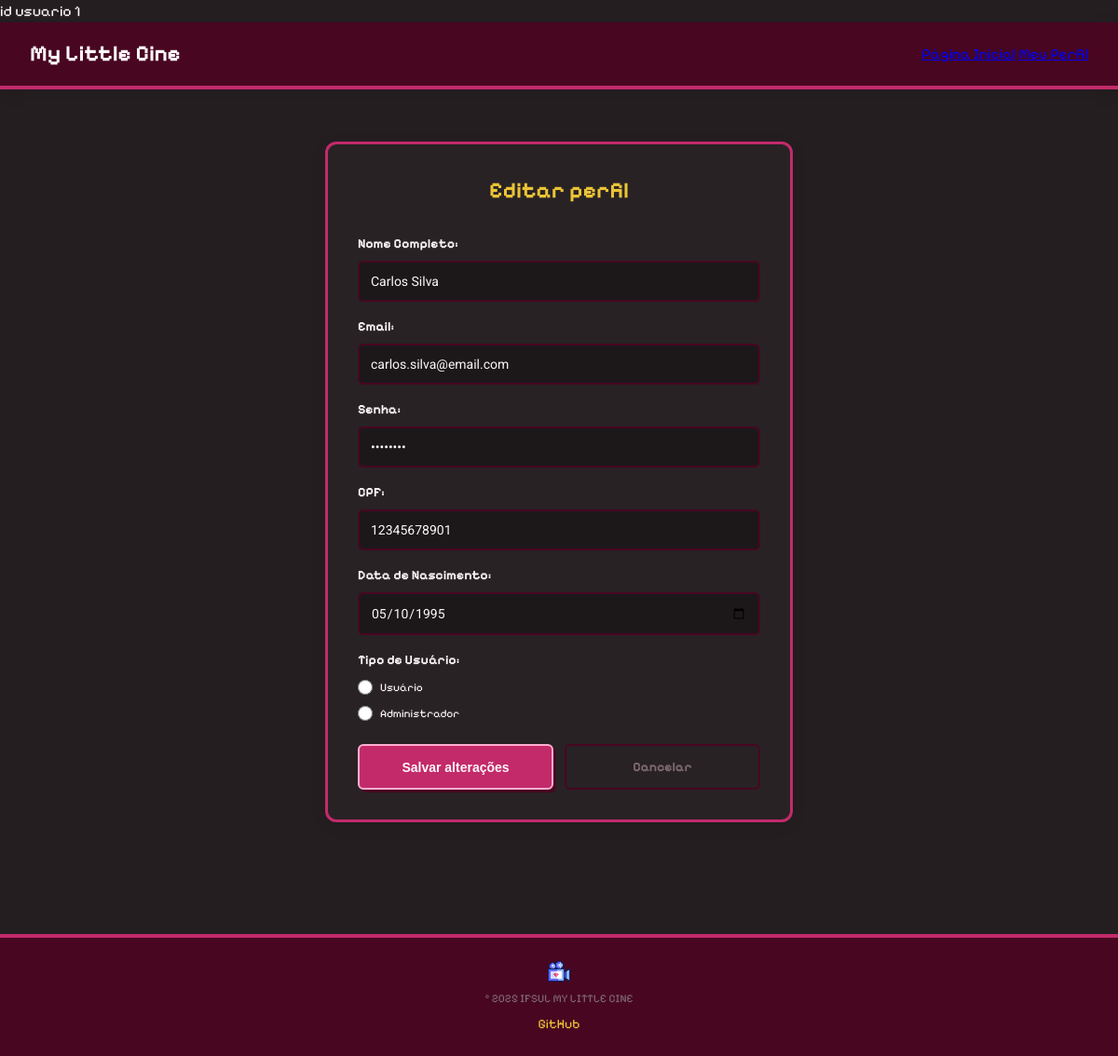
Screenshot of /editar.php (signed in) with the database file from the repository.
### tables this page shows
CREATE TABLE Usuario (
id_usuario BIGINT PRIMARY KEY AUTO_INCREMENT,
nome VARCHAR(100) NOT NULL,
email VARCHAR(100) UNIQUE NOT NULL,
senha VARCHAR(20) NOT NULL,
cpf CHAR(11) UNIQUE NOT NULL,
data_nascimento DATE NOT NULL,
tipo VARCHAR(20) NOT NULL
);

### editar.php (the view, shortened to what this page needs)
<?php
include_once('conexao/conexao.php');
$id_usuario = $_SESSION['id_usuario'];
echo "id usuario " . $id_usuario;
$sql = "SELECT * FROM Usuario WHERE id_usuario = ?";
$stmt = mysqli_prepare($conn, $sql);
mysqli_stmt_bind_param($stmt, "i", $id_usuario);
mysqli_stmt_execute($stmt);
$resultado = mysqli_stmt_get_result($stmt);
$usuario = mysqli_fetch_assoc($resultado);
?>
<!DOCTYPE html>
<html lang="pt-br">
<head>
    <link rel="stylesheet" href="css/variaveis.css">
    <link rel="stylesheet" href="css/estilo.css" type="text/css" media="all">
    <link rel="stylesheet" href="css/editar.css" type="text/css" media="all">
</head>
<body>
    <header>
        <h2>My Little Cine</h2>
        <nav class="nav_container">
            <a href="index_usuario.php" class="nav_link">Página Inicial</a>
            <a href="perfil.php" class="nav_link">Meu Perfil</a>
        </nav>
    </header>
    <main>
        <section class="editar">
            <div class="editar_conteudo">
                <h2>Editar perfil</h2>
                 <form action="editar.php" method="POST">
                    <div class="formulario_grupo">
                        <label for="nome">Nome Completo:</label>
                        <input type="text" id="nome" name="nome" value="<?php echo htmlspecialchars($usuario["nome"]); ?>"
                        required>
                    </div>
                    <div class="formulario_grupo">
                        <label for="email">Email:</label>
                        <input type="email" id="email" name="email" value="<?php echo htmlspecialchars($usuario["email"]); ?>"
                        required>
                    </div>
                    <div class="formulario_grupo">
                        <label for="senha">Senha:</label>
                        <input type="password" id="senha" name="senha" value="<?php echo htmlspecialchars($usuario["senha"]); ?>"
                        required>
                    </div>
                    <div class="formulario_grupo">
                        <label for="cpf">CPF:</label>
                        <input type="text" id="cpf" name="cpf" value="<?php echo htmlspecialchars($usuario["cpf"]); ?>"
                        required>
                    </div>
                    <div class="formulario_grupo">
                        <label for="nascimento">Data de Nascimento:</label>
                        <input type="date" id="nascimento" name="nascimento" value="<?php echo htmlspecialchars($usuario["data_nascimento"]); ?>"
                        required>
                    </div>
                    <div class="formulario_grupo">
                        <label for="tipo">Tipo de Usuário:</label>
                        <div>
                        <input
                        type="radio" id="tipo_usuario" name="tipo"
                        value="usuario"
                        <?php echo htmlspecialchars($usuario["tipo"] == "usuario") ? "checked" : ""; ?>
                        required>
                        <label for="tipo_usuario">Usuário</label>
                        </div>
                        <div>
                        <input
                        type="radio"
                        id="tipo_admin"
                        name="tipo"
                        value="admin"
                        <?php echo htmlspecialchars($usuario["tipo"] == "admin") ? "checked" : ""; ?>
                        required>
                        <label for="tipo_admin">Administrador</label>
                        </div>
                    </div>
                    <div class="formulario_botoes">
                        <button type="submit">Salvar alterações</button>
                        <a href="perfil.php" class="botao">Cancelar</a>
                    </div>
                </form>
            </div>
        </section>
    </main>
    <footer>
        <img src="imagens/home_icone.png" alt="Icone">
        <p>© 2025 IFSUL MY LITTLE CINE</p>
        <a href="https://github.com/Glitchbunnyhead/My_Little_Cine" target="_blank">GitHub</a>
    </footer>
</body>
</html>

### css/variaveis.css (style rules this page uses)
:root { --cor-primaria: #C32A6A; --cor-primaria-escura: #480621; --cor-primaria-clara: #ffaed0; --cor-secundaria: #EAC435; --cor-secundaria-clara: #ffe68c; --cor-bg: #241e21; --cor-superficie: #ffffff; --cor-texto:#fcf7f9 ; --cor-texto-muted: #806b72; --cor-borda: #ebe5e7; --cor-sucesso: #13da5c; --cor-erro: #ef4444; --fonte-principal: 'Pixelify Sans', monospace; --texto-xs: 0.75rem; --texto-sm: 0.875rem; --texto-base: 1rem; --texto-lg: 1.125rem; --texto-xl: 1.25rem; --texto-2xl: 1.5rem; --texto-3xl: 2rem; --texto-4xl: 2.75rem; --espacamento-1: 0.25rem; --espacamento-2: 0.5rem; --espacamento-3: 0.75rem; --espacamento-4: 1rem; --espacamento-6: 1.5rem; --espacamento-8: 2rem; --espacamento-12: 3rem; --espacamento-16: 4rem; --raio-sm: 6px; --raio-md: 12px; --raio-lg: 20px; --sombra-sm: 0 1px 3px rgba(0,0,0,0.08); --sombra-md: 0 4px 16px rgba(0,0,0,0.10); --transicao: 0.2s ease; }

### css/estilo.css (style rules this page uses)
* { box-sizing: border-box; margin: 0; padding: 0; }
body { background-color: var(--cor-bg); color: var(--cor-texto); font-family: var(--fonte-principal); font-size: var(--texto-base); line-height: 1.5; }
img { image-rendering: pixelated; image-rendering: crisp-edges; max-width: 100%; display: block; }
header { background-color: var(--cor-primaria-escura); border-bottom: 4px solid var(--cor-primaria); padding: var(--espacamento-4) var(--espacamento-8); display: flex; justify-content: space-between; align-items: center; box-shadow: var(--sombra-md); }
section { padding: var(--espacamento-8) var(--espacamento-6); max-width: 1200px; margin: 0 auto; }
section h2 { font-size: var(--texto-2xl); color: var(--cor-secundaria); }
footer { background-color: var(--cor-primaria-escura); border-top: 4px solid var(--cor-primaria); padding: var(--espacamento-6); text-align: center; display: flex; flex-direction: column; align-items: center; gap: var(--espacamento-2); margin-top: var(--espacamento-16); }
footer img { width: 24px; height: 24px; }
footer p { font-size: var(--texto-xs); color: var(--cor-texto-muted); }
footer a { color: var(--cor-secundaria); text-decoration: none; font-size: var(--texto-sm); }

### rows the page displays
usuario: nome "Carlos Silva", email "carlos.silva@email.com", cpf "12345678901", nascimento "05/10/1995", tipo "☐ Usuário", tipo "☐ Administrador"

### other values shown
$id_usuario "1"
